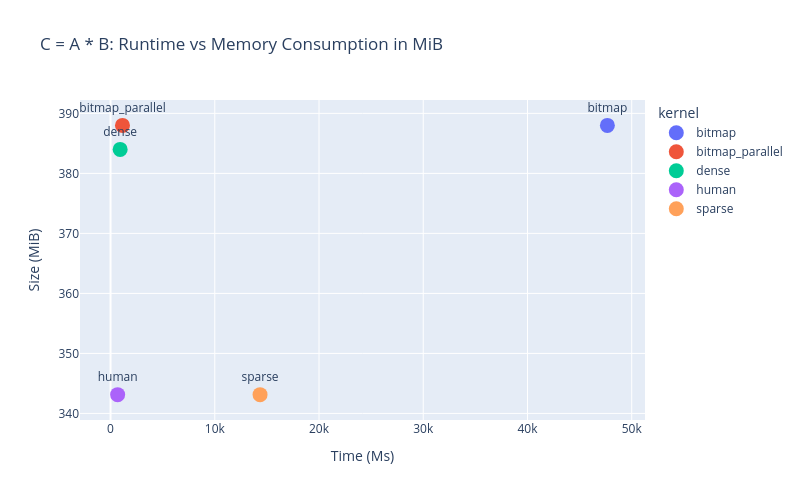

The code cell stored with this chart in its notebook:
### Code cell
fig = px.scatter(full_df, 
      x='time', 
      y='mb',
      hover_data=["time", "mb"],
      color='kernel',
      text='kernel',
      title='C = A * B: Runtime vs Memory Consumption in MiB',
      labels={'time': 'Time (Ms)', 'mb': 'Size (MiB)'},
      width=800, height=500,
)
fig.update_traces(marker_size=15, textposition='top center')
fig.show()

### Figure 1 — Plotly figure (JSON) as saved in the notebook; plotly's stock layout.template omitted (floating-point values rounded to 4 significant figures)
{"data": [{"hovertemplate": "kernel=%{text}<br>Time (Ms)=%{x}<br>Size (MiB)=%{y}<extra></extra>", "legendgroup": "bitmap", "marker": {"color": "#636efa", "size": 15, "symbol": "circle"}, "mode": "markers+text", "name": "bitmap", "orientation": "v", "showlegend": true, "text": ["bitmap"], "textposition": "top center", "type": "scatter", "x": [47670.0], "xaxis": "x", "y": [388.0], "yaxis": "y"}, {"hovertemplate": "kernel=%{text}<br>Time (Ms)=%{x}<br>Size (MiB)=%{y}<extra></extra>", "legendgroup": "bitmap_parallel", "marker": {"color": "#EF553B", "size": 15, "symbol": "circle"}, "mode": "markers+text", "name": "bitmap_parallel", "orientation": "v", "showlegend": true, "text": ["bitmap_parallel"], "textposition": "top center", "type": "scatter", "x": [1145.0], "xaxis": "x", "y": [388.0], "yaxis": "y"}, {"hovertemplate": "kernel=%{text}<br>Time (Ms)=%{x}<br>Size (MiB)=%{y}<extra></extra>", "legendgroup": "dense", "marker": {"color": "#00cc96", "size": 15, "symbol": "circle"}, "mode": "markers+text", "name": "dense", "orientation": "v", "showlegend": true, "text": ["dense"], "textposition": "top center", "type": "scatter", "x": [921.4], "xaxis": "x", "y": [384.0], "yaxis": "y"}, {"hovertemplate": "kernel=%{text}<br>Time (Ms)=%{x}<br>Size (MiB)=%{y}<extra></extra>", "legendgroup": "human", "marker": {"color": "#ab63fa", "size": 15, "symbol": "circle"}, "mode": "markers+text", "name": "human", "orientation": "v", "showlegend": true, "text": ["human"], "textposition": "top center", "type": "scatter", "x": [679.5], "xaxis": "x", "y": [343.1], "yaxis": "y"}, {"hovertemplate": "kernel=%{text}<br>Time (Ms)=%{x}<br>Size (MiB)=%{y}<extra></extra>", "legendgroup": "sparse", "marker": {"color": "#FFA15A", "size": 15, "symbol": "circle"}, "mode": "markers+text", "name": "sparse", "orientation": "v", "showlegend": true, "text": ["sparse"], "textposition": "top center", "type": "scatter", "x": [14340.0], "xaxis": "x", "y": [343.1], "yaxis": "y"}], "layout": {"height": 500, "legend": {"title": {"text": "kernel"}, "tracegroupgap": 0}, "title": {"text": "C = A * B: Runtime vs Memory Consumption in MiB"}, "width": 800, "xaxis": {"anchor": "y", "domain": [0, 1], "title": {"text": "Time (Ms)"}}, "yaxis": {"anchor": "x", "domain": [0, 1], "title": {"text": "Size (MiB)"}}}}
